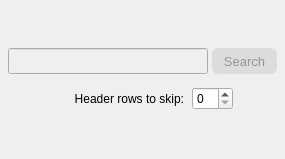
                    <widget class="QWidget" name="tab_table_of_values">
                     <attribute name="title">
                      <string>Import table</string>
                     </attribute>
                     <layout class="QGridLayout" name="gridLayout_22">
                      <property name="leftMargin">
                       <number>4</number>
                      </property>
                      <property name="topMargin">
                       <number>4</number>
                      </property>
                      <property name="rightMargin">
                       <number>4</number>
                      </property>
                      <property name="bottomMargin">
                       <number>4</number>
                      </property>
                      <property name="spacing">
                       <number>4</number>
                      </property>
                      <item row="2" column="0" colspan="2">
                       <widget class="QFrame" name="frame_skip">
                        <property name="frameShape">
                         <enum>QFrame::NoFrame</enum>
                        </property>
                        <property name="frameShadow">
                         <enum>QFrame::Raised</enum>
                        </property>
                        <layout class="QGridLayout" name="gridLayout_23">
                         <property name="leftMargin">
                          <number>4</number>
                         </property>
                         <property name="topMargin">
                          <number>4</number>
                         </property>
                         <property name="rightMargin">
                          <number>4</number>
                         </property>
                         <property name="bottomMargin">
                          <number>4</number>
                         </property>
                         <property name="horizontalSpacing">
                          <number>8</number>
                         </property>
                         <item row="0" column="1">
                          <widget class="QLabel" name="label_rows_to_skip">
                           <property name="minimumSize">
                            <size>
                             <width>132</width>
                             <height>25</height>
                            </size>
                           </property>
                           <property name="maximumSize">
                            <size>
                             <width>132</width>
                             <height>25</height>
                            </size>
                           </property>
                           <property name="text">
                            <string>Header rows to skip:</string>
                           </property>
                           <property name="alignment">
                            <set>Qt::AlignRight|Qt::AlignTrailing|Qt::AlignVCenter</set>
                           </property>
                          </widget>
                         </item>
                         <item row="0" column="2">
                          <widget class="QSpinBox" name="spinBox_skip_rows">
                           <property name="maximum">
                            <number>10</number>
                           </property>
                          </widget>
                         </item>
                         <item row="0" column="0">
                          <spacer name="horizontalSpacer_9">
                           <property name="orientation">
                            <enum>Qt::Horizontal</enum>
                           </property>
                           <property name="sizeHint" stdset="0">
                            <size>
                             <width>40</width>
                             <height>20</height>
                            </size>
                           </property>
                          </spacer>
                         </item>
                         <item row="0" column="3">
                          <spacer name="horizontalSpacer_19">
                           <property name="orientation">
                            <enum>Qt::Horizontal</enum>
                           </property>
                           <property name="sizeHint" stdset="0">
                            <size>
                             <width>40</width>
                             <height>20</height>
                            </size>
                           </property>
                          </spacer>
                         </item>
                        </layout>
                       </widget>
                      </item>
                      <item row="1" column="0" colspan="2">
                       <widget class="QFrame" name="frame_17">
                        <property name="frameShape">
                         <enum>QFrame::NoFrame</enum>
                        </property>
                        <property name="frameShadow">
                         <enum>QFrame::Raised</enum>
                        </property>
                        <layout class="QGridLayout" name="gridLayout_31">
                         <property name="leftMargin">
                          <number>4</number>
                         </property>
                         <property name="topMargin">
                          <number>4</number>
                         </property>
                         <property name="rightMargin">
                          <number>4</number>
                         </property>
                         <property name="bottomMargin">
                          <number>4</number>
                         </property>
                         <property name="spacing">
                          <number>4</number>
                         </property>
                         <item row="0" column="0">
                          <widget class="QLineEdit" name="line_load_table_path">
                           <property name="enabled">
                            <bool>false</bool>
                           </property>
                           <property name="minimumSize">
                            <size>
                             <width>200</width>
                             <height>26</height>
                            </size>
                           </property>
                           <property name="maximumSize">
                            <size>
                             <width>250</width>
                             <height>26</height>
                            </size>
                           </property>
                           <property name="font">
                            <font>
                             <family>Arial</family>
                             <pointsize>8</pointsize>
                             <weight>50</weight>
                             <italic>true</italic>
                             <bold>false</bold>
                            </font>
                           </property>
                           <property name="text">
                            <string/>
                           </property>
                           <property name="alignment">
                            <set>Qt::AlignCenter</set>
                           </property>
                          </widget>
                         </item>
                         <item row="0" column="1">
                          <widget class="QPushButton" name="pushButton_load_table">
                           <property name="enabled">
                            <bool>false</bool>
                           </property>
                           <property name="sizePolicy">
                            <sizepolicy hsizetype="Expanding" vsizetype="Fixed">
                             <horstretch>0</horstretch>
                             <verstretch>0</verstretch>
                            </sizepolicy>
                           </property>
                           <property name="minimumSize">
                            <size>
                             <width>65</width>
                             <height>26</height>
                            </size>
                           </property>
                           <property name="maximumSize">
                            <size>
                             <width>65</width>
                             <height>26</height>
                            </size>
                           </property>
                           <property name="font">
                            <font>
                             <pointsize>10</pointsize>
                            </font>
                           </property>
                           <property name="styleSheet">
                            <string notr="true">QPushButton{border-radius: 6px; border-color: rgb(150, 150, 150); border-style: ridge; border-width: 2px; color: rgb(0, 0, 0); background-color: rgb(240, 240, 240)}
QPushButton:hover{border-radius: 6px; border-color: rgb(0, 170, 255); border-style: ridge; border-width: 2px; color: rgb(0, 0, 0); background-color: rgba(174, 213, 255, 100)}
QPushButton:pressed{border-radius: 6px; border-color: rgb(0, 170, 255); border-style: ridge; border-width: 2px; color: rgb(0, 0, 0); background-color: rgb(174, 213, 255)}
QPushButton:disabled{border-radius: 6px; border-color: rgb(150, 150, 150); border-style: ridge; border-width: 0px; color: rgb(150,150, 150); background-color: rgb(220, 220, 220)}</string>
                           </property>
                           <property name="text">
                            <string>Search</string>
                           </property>
                          </widget>
                         </item>
                        </layout>
                       </widget>
                      </item>
                      <item row="0" column="0" colspan="2">
                       <spacer name="verticalSpacer_3">
                        <property name="orientation">
                         <enum>Qt::Vertical</enum>
                        </property>
                        <property name="sizeHint" stdset="0">
                         <size>
                          <width>20</width>
                          <height>40</height>
                         </size>
                        </property>
                       </spacer>
                      </item>
                      <item row="3" column="0" colspan="2">
                       <spacer name="verticalSpacer_4">
                        <property name="orientation">
                         <enum>Qt::Vertical</enum>
                        </property>
                        <property name="sizeHint" stdset="0">
                         <size>
                          <width>20</width>
                          <height>40</height>
                         </size>
                        </property>
                       </spacer>
                      </item>
                     </layout>
                    </widget>
